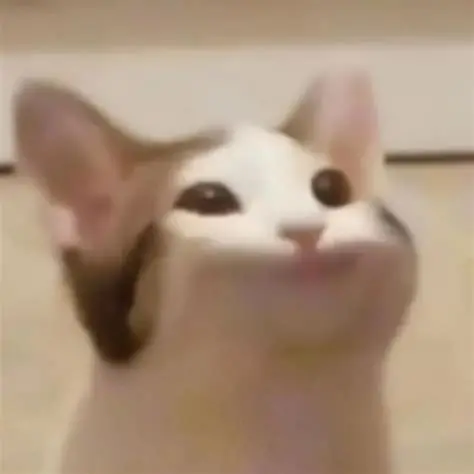
#> input picture popcat.png, 474 x 474 px
$ python grayTransformHistogram.py
#> lines starting #> are read from the running program, lines starting #| are printed output that depends on the picture
#CS124P Module 1-B Laboratory Exercise
#   1. Allow user to select 10 points in given image.
#      Program shall display/print RGB value of specific pixel of selected points.
#
#   2. Write Program that will dynamically fill a 180x180 RGB image with following details.
#
#   3. Select a digital image and perform 4 gray transforms using default values.
#      Allow each image to undergo Histogram and compare the results accordingly through a short discussion


# GRAY TRANSFORM AND HISTOGRAM
from PIL import Image
from numpy import *
from pylab import *

# Load and convert image to grayscale array
img = array(Image.open('popcat.png').convert('L'))
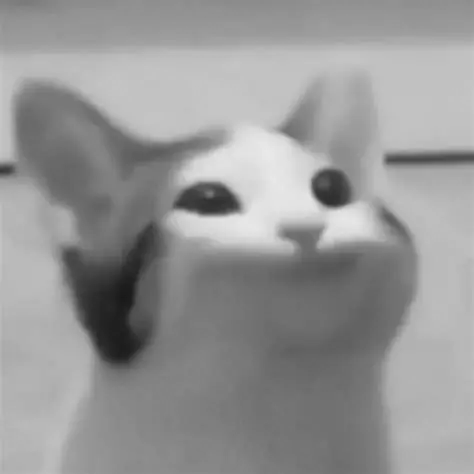
#> img: shape (474, 474); min 24, max 234, mean 150.3

# Define Image Transformations
imgOriginal = img
imgInverted = 50 - img
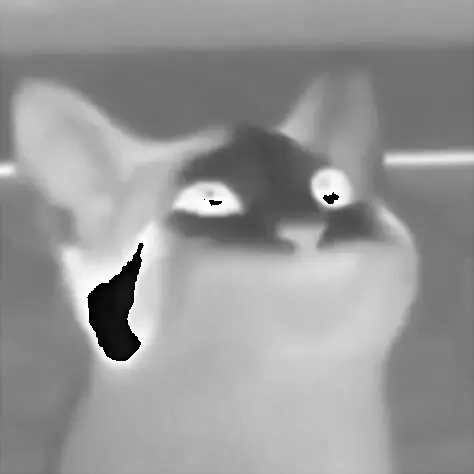
#> imgInverted: shape (474, 474); min 0, max 255, mean 151.5
imgSqueezed = (100.0/255) * img + 100
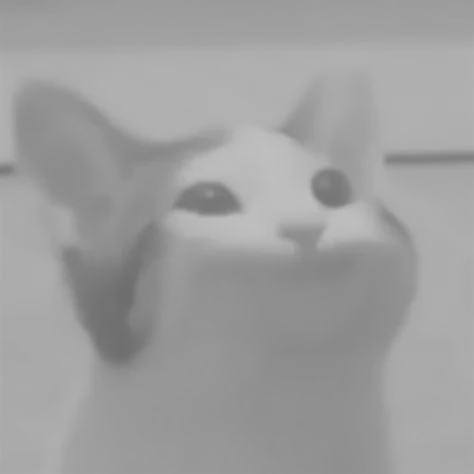
#> imgSqueezed: shape (474, 474) float64; min 109.4, max 191.8, mean 158.9
imgSquared = 255.0 * (img/255.0)**2
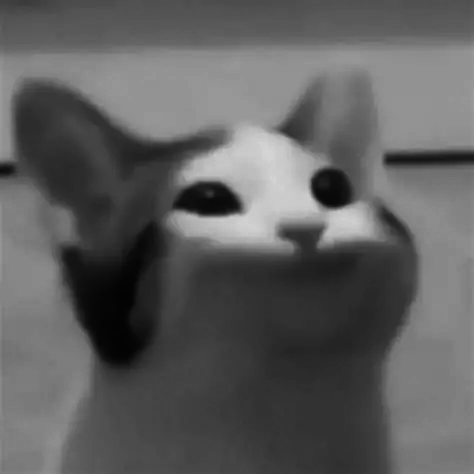
#> imgSquared: shape (474, 474) float64; min 2.26, max 214.7, mean 94.6

images = [imgOriginal, imgInverted, imgSqueezed, imgSquared]
titles = ['Original', 'Inversion (50 - im)', 'Squeezed (100-200)', 'Squared Intensity']


figure(figsize=(12, 10))

for i in range(4):
    # Transformed Images
    subplot(4, 2, 2*i + 1)
    imshow(images[i])
    title(titles[i])
    gray()
    axis('off')

    # HISTOGRAM
    subplot(4, 2, 2*i + 2)
    hist(images[i].flatten(), 128)
    title(f'Histogram: {titles[i]}')

tight_layout()
show()
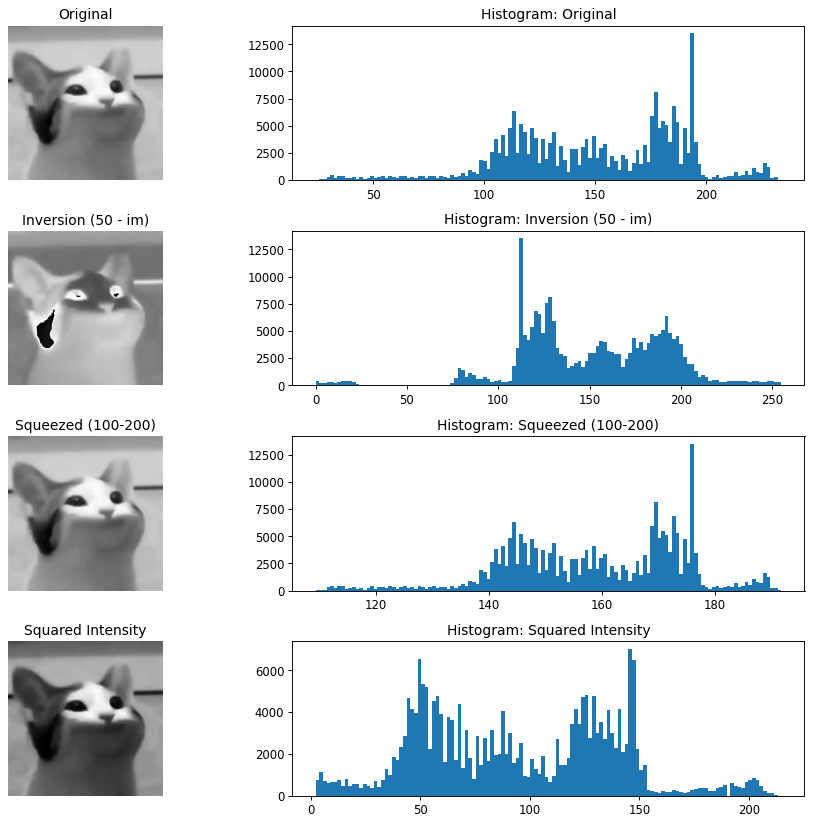
#> figure drawn by matplotlib, 8 panels; panel 2: tallest bar 13526 high, from x = 193 to 194.6; panel 4: tallest bar 13526 high, from x = 111.6 to 113.6; panel 6: tallest bar 13526 high, from x = 175.7 to 176.3; panel 8: tallest bar 7035 high, from x = 145 to 146.7
